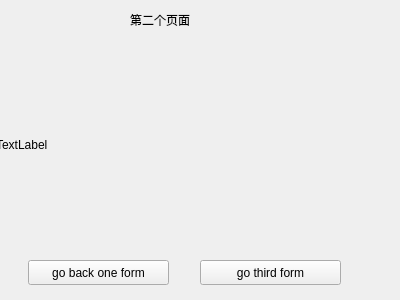
<?xml version="1.0" encoding="UTF-8"?>
<ui version="4.0">
 <class>TwoForm</class>
 <widget class="QWidget" name="TwoForm">
  <property name="geometry">
   <rect>
    <x>0</x>
    <y>0</y>
    <width>400</width>
    <height>300</height>
   </rect>
  </property>
  <property name="windowTitle">
   <string>Form</string>
  </property>
  <widget class="QLabel" name="label">
   <property name="geometry">
    <rect>
     <x>-4</x>
     <y>39</y>
     <width>401</width>
     <height>211</height>
    </rect>
   </property>
   <property name="text">
    <string>TextLabel</string>
   </property>
  </widget>
  <widget class="QLabel" name="label_2">
   <property name="geometry">
    <rect>
     <x>130</x>
     <y>10</y>
     <width>91</width>
     <height>20</height>
    </rect>
   </property>
   <property name="text">
    <string>第二个页面</string>
   </property>
  </widget>
  <widget class="QPushButton" name="btn_back_one">
   <property name="geometry">
    <rect>
     <x>28</x>
     <y>260</y>
     <width>141</width>
     <height>25</height>
    </rect>
   </property>
   <property name="text">
    <string>go back one form</string>
   </property>
  </widget>
  <widget class="QPushButton" name="btn_to_third">
   <property name="geometry">
    <rect>
     <x>200</x>
     <y>260</y>
     <width>141</width>
     <height>25</height>
    </rect>
   </property>
   <property name="text">
    <string>go third form</string>
   </property>
  </widget>
 </widget>
 <resources/>
 <connections/>
</ui>
